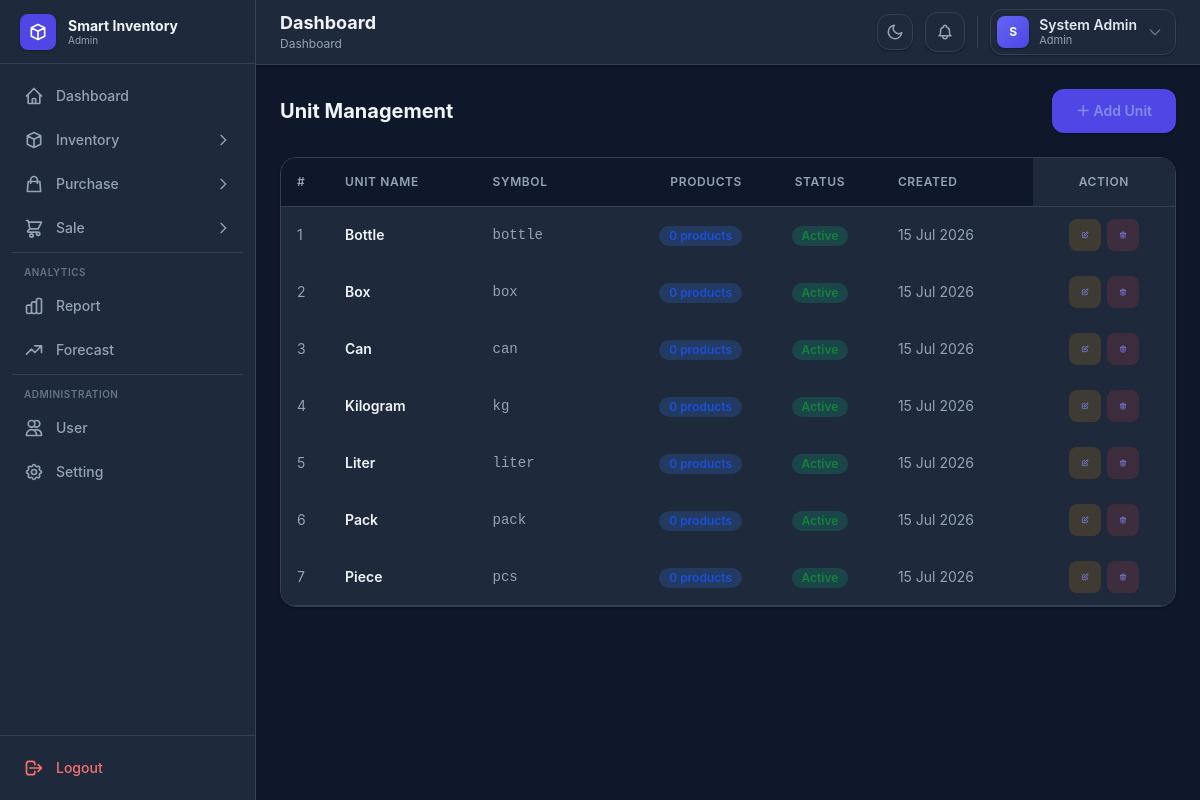
The page /units/index.php (signed in) on the database its author committed.
### tables this page shows
CREATE TABLE IF NOT EXISTS units (
    unit_id INT AUTO_INCREMENT PRIMARY KEY,
    unit_name VARCHAR(50) NOT NULL,
    unit_symbol VARCHAR(20) NOT NULL,
    status ENUM('Active', 'Inactive') NOT NULL DEFAULT 'Active',
    created_at TIMESTAMP DEFAULT CURRENT_TIMESTAMP,
    updated_at TIMESTAMP DEFAULT CURRENT_TIMESTAMP ON UPDATE CURRENT_TIMESTAMP
);

### units/index.php (the view, shortened to what this page needs)
<?php
include "../config/database.php";
$action = $_GET['action'] ?? 'list';
function columnExists($conn, $table, $column) {
    $res = @mysqli_query($conn, "SHOW COLUMNS FROM `$table` LIKE '$column'");
    return $res && mysqli_num_rows($res) > 0;
}
function tableExists($conn, $table) {
    $res = @mysqli_query($conn, "SHOW TABLES LIKE '$table'");
    return $res && mysqli_num_rows($res) > 0;
}
$migrated = columnExists($conn, 'products', 'unit_id');
$units_exists = tableExists($conn, 'units');
$units = [];
if ($units_exists) {
    if ($migrated) {
        $res = @mysqli_query($conn, "SELECT u.*, (SELECT COUNT(*) FROM products WHERE unit_id = u.unit_id) AS product_count FROM units u ORDER BY u.unit_name ASC");
    } else {
        $res = @mysqli_query($conn, "SELECT u.*, 0 AS product_count FROM units u ORDER BY u.unit_name ASC");
    }
    if ($res) {
        while ($r = mysqli_fetch_assoc($res)) {
            $units[] = $r;
        }
    }
}
$unit = null;
?>
<!DOCTYPE html>
<html lang="en">
<head>
    <script src="https://cdn.tailwindcss.com"></script>
    <link rel="stylesheet" href="../assets/css/style.css">
</head>
<body class="bg-gray-50 dark:bg-slate-900">
    <div class="flex min-h-screen">
        <?php include "../includes/sidebar.php"; ?>
        <div class="flex-1 flex flex-col">
            <?php include "../includes/header.php"; ?>
            <main class="p-6">
                <?php if ($action === 'add' || $action === 'edit'): ?>
                    <?php $is_edit = ($action === 'edit' && $unit); ?>
                    <div class="max-w-2xl mx-auto">
                        <div class="flex items-center gap-2 text-sm text-gray-500 dark:text-gray-400 mb-6">
                            <a href="index.php" class="hover:text-indigo-600 transition">Units</a>
                            <svg class="w-4 h-4" fill="none" stroke="currentColor" viewBox="0 0 24 24"><path stroke-linecap="round" stroke-linejoin="round" stroke-width="2" d="M9 5l7 7-7 7"/></svg>
                            <span class="text-gray-900 dark:text-white font-semibold"><?= $is_edit ? 'Edit Unit' : 'Add Unit' ?></span>
                        </div>
                        <div class="bg-white dark:bg-slate-800 rounded-2xl shadow-sm border border-gray-200 dark:border-slate-700 overflow-hidden">
                            <div class="px-6 py-4 border-b border-gray-100 dark:border-slate-700 bg-gray-50 dark:bg-slate-700/50">
                                <h3 class="text-sm font-bold text-gray-700 dark:text-gray-200 uppercase tracking-wider flex items-center gap-2">
                                    <svg class="w-4 h-4 text-indigo-500" fill="none" stroke="currentColor" viewBox="0 0 24 24">
                                        <path stroke-linecap="round" stroke-linejoin="round" stroke-width="2" d="M20 7l-8-4-8 4m16 0l-8 4m8-4v10l-8 4m0-10L4 7m8 4v10M4 7v10l8 4" />
                                    </svg>
                                    <?= $is_edit ? 'Edit Unit Information' : 'New Unit Information' ?>
                                </h3>
                            </div>
                            <div class="p-6">
                                <form method="POST" class="space-y-5">
                                    <div>
                                        <label class="block text-sm font-semibold text-gray-700 dark:text-gray-300 mb-2">Unit Name <span class="text-red-500">*</span></label>
                                        <input type="text" name="unit_name" value="<?= $is_edit ? htmlspecialchars($unit['unit_name']) : '' ?>" class="w-full border border-gray-300 dark:border-slate-600 rounded-xl px-4 py-3 text-sm focus:outline-none focus:ring-2 focus:ring-indigo-500 focus:border-transparent dark:bg-slate-700 dark:text-white transition" placeholder="e.g. Kilogram" required>
                                    </div>
                                    <div>
                                        <label class="block text-sm font-semibold text-gray-700 dark:text-gray-300 mb-2">Unit Symbol <span class="text-red-500">*</span></label>
                                        <input type="text" name="unit_symbol" value="<?= $is_edit ? htmlspecialchars($unit['unit_symbol']) : '' ?>" class="w-full border border-gray-300 dark:border-slate-600 rounded-xl px-4 py-3 text-sm focus:outline-none focus:ring-2 focus:ring-indigo-500 focus:border-transparent dark:bg-slate-700 dark:text-white font-mono transition" placeholder="e.g. kg" required>
                                        <p class="text-xs text-gray-400 mt-1.5">Short code displayed in product forms and reports</p>
                                    </div>
                                    <div>
                                        <label class="block text-sm font-semibold text-gray-700 dark:text-gray-300 mb-2">Status <span class="text-red-500">*</span></label>
                                        <select name="status" class="w-full border border-gray-300 dark:border-slate-600 rounded-xl px-4 py-3 text-sm focus:outline-none focus:ring-2 focus:ring-indigo-500 focus:border-transparent dark:bg-slate-700 dark:text-white transition" required>
                                            <option value="Active" <?= ($is_edit && $unit['status'] === 'Active') ? 'selected' : '' ?>>Active</option>
                                            <option value="Inactive" <?= ($is_edit && $unit['status'] === 'Inactive') ? 'selected' : '' ?>>Inactive</option>
                                        </select>
                                    </div>
                                    <div class="flex justify-end gap-3 pt-4 border-t border-gray-200 dark:border-slate-700">
                                        <a href="index.php" class="px-6 py-3 bg-gray-100 dark:bg-slate-700 text-gray-700 dark:text-gray-300 rounded-xl text-sm font-semibold hover:bg-gray-200 dark:hover:bg-slate-600 transition">Cancel</a>
                                        <button name="<?= $is_edit ? 'update' : 'save' ?>" class="px-8 py-3 bg-indigo-600 text-white rounded-xl text-sm font-semibold hover:bg-indigo-700 transition shadow-sm shadow-indigo-200 dark:shadow-indigo-500/20">
                                            <?= $is_edit ? 'Update Unit' : 'Save Unit' ?>
                                        </button>
                                    </div>
                                </form>
                            </div>
                        </div>
                    </div>
                <?php else: ?>
                    <div class="flex justify-between items-center mb-6">
                        <h2 class="text-xl font-bold text-gray-900 dark:text-white">Unit Management</h2>
                        <a href="?action=add" class="bg-indigo-600 text-white px-6 py-3 rounded-xl text-sm font-semibold hover:bg-indigo-700 transition shadow-sm">＋ Add Unit</a>
                    </div>
                    <div class="bg-white dark:bg-slate-800 rounded-2xl shadow-sm border border-gray-200 dark:border-slate-700 overflow-hidden">
                        <div class="table-wrap">
                            <table class="data-table w-full">
                                <thead>
                                    <tr>
                                        <th class="w-12">#</th>
                                        <th>Unit Name</th>
                                        <th>Symbol</th>
                                        <th class="num">Products</th>
                                        <th class="center">Status</th>
                                        <th>Created</th>
                                        <th class="center sticky right-0 bg-gray-50 dark:bg-slate-800 z-10">Action</th>
                                    </tr>
                                </thead>
                                <tbody>
                                    <?php if (empty($units)): ?>
                                        <tr><td colspan="7" class="px-6 py-12 text-center text-gray-400">No units found</td></tr>
                                    <?php else: ?>
                                        <?php $count = 1;
                                        foreach ($units as $u): ?>
                                            <tr class="border-b hover:bg-gray-50 dark:hover:bg-slate-700/50 transition-colors">
                                                <td class="px-4 py-3 text-gray-500 dark:text-gray-400"><?= $count++ ?></td>
                                                <td class="px-4 py-3 font-semibold text-gray-900 dark:text-white"><?= htmlspecialchars($u['unit_name']) ?></td>
                                                <td class="px-4 py-3 font-mono text-sm text-gray-600 dark:text-gray-300"><?= htmlspecialchars($u['unit_symbol']) ?></td>
                                                <td class="px-4 py-3 num">
                                                    <span class="inline-flex items-center px-2.5 py-0.5 rounded-full text-xs font-semibold bg-blue-100 text-blue-700"><?= $u['product_count'] ?> products</span>
                                                </td>
                                                <td class="px-4 py-3 center">
                                                    <?php if ($u['status'] === 'Active'): ?>
                                                        <span class="inline-flex items-center px-2.5 py-0.5 rounded-full text-xs font-semibold bg-green-100 text-green-700">Active</span>
                                                    <?php else: ?>
                                                        <span class="inline-flex items-center px-2.5 py-0.5 rounded-full text-xs font-semibold bg-red-100 text-red-700">Inactive</span>
                                                    <?php endif; ?>
                                                </td>
                                                <td class="px-4 py-3 text-sm text-gray-500 dark:text-gray-400"><?= date('d M Y', strtotime($u['created_at'])) ?></td>
                                                <td class="px-4 py-3 center sticky right-0 bg-white dark:bg-slate-800 z-10">
                                                    <div class="actions">
                                                        <a href="?action=edit&id=<?= $u['unit_id'] ?>" title="Edit" class="btn btn-sm inline-flex items-center justify-center w-8 h-8 rounded-lg bg-amber-50 text-amber-600 hover:bg-amber-100 transition-colors">
                                                            <svg class="w-4 h-4" fill="none" stroke="currentColor" viewBox="0 0 24 24">
                                                                <path stroke-linecap="round" stroke-linejoin="round" stroke-width="2" d="M11 5H6a2 2 0 00-2 2v11a2 2 0 002 2h11a2 2 0 002-2v-5m-1.414-9.414a2 2 0 112.828 2.828L11.828 15H9v-2.828l8.586-8.586z" />
                                                            </svg>
                                                        </a>
                                                        <a href="?action=delete&id=<?= $u['unit_id'] ?>" title="Delete" onclick="return confirm('Are you sure you want to delete this unit?')" class="btn btn-sm inline-flex items-center justify-center w-8 h-8 rounded-lg bg-red-50 text-red-600 hover:bg-red-100 transition-colors">
                                                            <svg class="w-4 h-4" fill="none" stroke="currentColor" viewBox="0 0 24 24">
                                                                <path stroke-linecap="round" stroke-linejoin="round" stroke-width="2" d="M19 7l-.867 12.142A2 2 0 0116.138 21H7.862a2 2 0 01-1.995-1.858L5 7m5 4v6m4-6v6m1-10V4a1 1 0 00-1-1h-4a1 1 0 00-1 1v3M4 7h16" />
                                                            </svg>
                                                        </a>
                                                    </div>
                                                </td>
                                            </tr>
                                        <?php endforeach; ?>
                                    <?php endif; ?>
                                </tbody>
                            </table>
                        </div>
                    </div>
                <?php endif; ?>
            </main>
        </div>
    </div>
    <?php include "../includes/footer.php"; ?>
</body>
</html>

### rows shown on the page
units: unit_name "Bottle", unit_symbol "bottle", product_count "0", status "Active", created_at "15 Jul 2026"
units: unit_name "Box", unit_symbol "box", product_count "0", status "Active", created_at "15 Jul 2026"
units: unit_name "Can", unit_symbol "can", product_count "0", status "Active", created_at "15 Jul 2026"
units: unit_name "Kilogram", unit_symbol "kg", product_count "0", status "Active", created_at "15 Jul 2026"
units: unit_name "Liter", unit_symbol "liter", product_count "0", status "Active", created_at "15 Jul 2026"
units: unit_name "Pack", unit_symbol "pack", product_count "0", status "Active", created_at "15 Jul 2026"
units: unit_name "Piece", unit_symbol "pcs", product_count "0", status "Active", created_at "15 Jul 2026"

### other values the page prints
$role "Admin"
$page_title "Dashboard"
$part "Dashboard"
substr($name, 0, 1) "S"
$name "System Admin"
